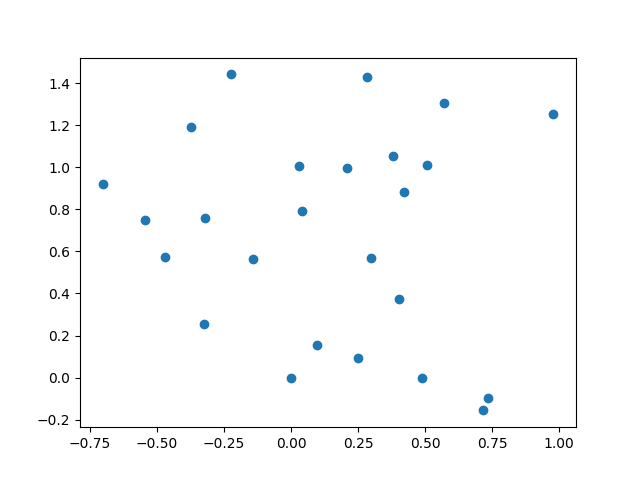

Here is the Python script that generated this plot:
import numpy as np
from scipy.optimize import minimize
import matplotlib.pyplot as plt

num_iteration = 0

index = np.array(
    [
        [4, 1],
        [12, 1],
        [13, 1],
        [17, 1],
        [21, 1],
        [5, 2],
        [16, 2],
        [17, 2],
        [25, 2],
        [5, 3],
        [20, 3],
        [21, 3],
        [24, 3],
        [5, 4],
        [12, 4],
        [24, 4],
        [8, 6],
        [13, 6],
        [19, 6],
        [25, 6],
        [8, 7],
        [14, 7],
        [16, 7],
        [20, 7],
        [21, 7],
        [14, 8],
        [18, 8],
        [13, 9],
        [15, 9],
        [22, 9],
        [11, 10],
        [13, 10],
        [19, 10],
        [20, 10],
        [22, 10],
        [18, 11],
        [25, 11],
        [15, 12],
        [17, 12],
        [15, 13],
        [19, 13],
        [15, 14],
        [16, 14],
        [20, 16],
        [23, 16],
        [18, 17],
        [19, 17],
        [20, 19],
        [23, 19],
        [24, 19],
        [23, 21],
        [23, 22],
    ]
)

distance = np.array(
    [
        0.9607,
        0.4399,
        0.8143,
        1.3765,
        1.2722,
        0.5294,
        0.6144,
        0.3766,
        0.6893,
        0.9488,
        0.8,
        1.109,
        1.1432,
        0.4758,
        1.3402,
        0.7006,
        0.4945,
        1.0559,
        0.681,
        0.3587,
        0.3351,
        0.2878,
        1.1346,
        0.387,
        0.7511,
        0.4439,
        0.8363,
        0.3208,
        0.1574,
        1.2736,
        0.5781,
        0.9254,
        0.6401,
        0.2467,
        0.4727,
        1.384,
        0.4366,
        1.0307,
        1.3904,
        0.5725,
        0.766,
        0.4394,
        1.0952,
        1.0422,
        1.8255,
        1.4325,
        1.0851,
        0.4995,
        1.2277,
        1.1271,
        0.706,
        0.8052,
    ]
)


def objective(X):
    global num_iteration
    num_iteration += 1
    xi = X[((index[:, 0] > 2) * (index[:, 0] * 2 - 5)) + ((index[:, 0] == 2) * 0)]
    yi = X[((index[:, 0] > 2) * (index[:, 0] * 2 - 4)) + ((index[:, 0] == 2) * 0)]
    xj = X[((index[:, 1] > 2) * (index[:, 1] * 2 - 5)) + ((index[:, 1] == 2) * 0)]
    yj = X[((index[:, 1] > 2) * (index[:, 1] * 2 - 4)) + ((index[:, 1] == 2) * 0)]
    distances = np.sqrt((xi - xj) ** 2.0 + (yi - yj) ** 2.0)
    F = np.sum((distances - distance) ** 2.0)
    return F


minX = np.zeros(25 * 2 - 2 - 1)
minVal = objective(minX)

methods = ["BFGS", "L-BFGS-B", "CG"]

from pathlib import Path

result_path = Path.cwd() / "7_5_result.npy"
if not (result_path.exists() and (Path.cwd() / "7_5_result.txt").exists()):
    results = []
    for epoch in range(50):
        print(f"epoch: {epoch}")
        result_dict = {}
        for method in methods:
            num_iteration = 0
            res = minimize(
                objective,
                np.random.rand(25 * 2 - 2 - 1),
                method=method,
                options={"maxiter": 10000},
            )
            if res.fun < minVal:
                minX = res.x
                minVal = res.fun
            print(f"{method}: {res.fun}, {num_iteration}")
            with open(Path.cwd() / "7_5_result.txt", "a") as f:
                f.write(f"{method}: {res.fun}, {num_iteration}\n")
            result_dict[method] = [res.fun, num_iteration]
        result_dict["epoch"] = epoch
        with open(Path.cwd() / "7_5_result.txt", "a") as f:
            f.write("epoch: " + str(epoch) + "\n")
            f.write("minX: " + str(minX) + "\n")
            f.write("minVal: " + str(minVal) + "\n")
        results.append(result_dict)
    all_results = {"results": results, "minX": minX, "minVal": minVal}
    np.save(result_path, all_results)
else:
    all_results = np.load(result_path, allow_pickle=True).item()
    results = all_results["results"]
    minX = all_results["minX"]
    minVal = all_results["minVal"]

x = np.zeros(25)
x[1:] = minX[::2]
y = np.zeros(25)
y[2:] = minX[1::2]

print(f"Minimum value: {minVal}")

plt.scatter(x, y)
plt.show()
